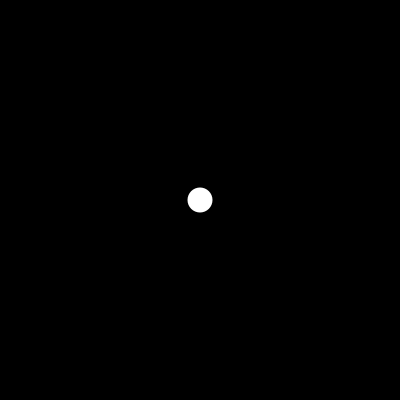
Frame 1 (no input)
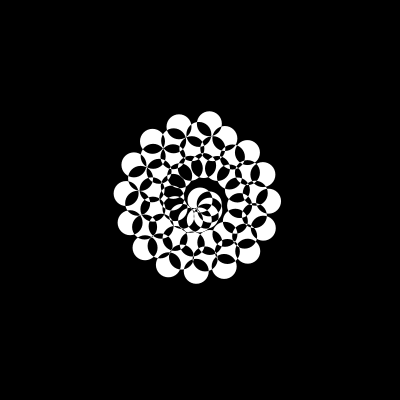
Frame 60 (the mouse pressed at the canvas centre just before this capture)
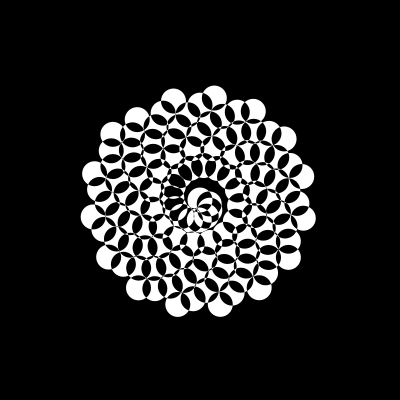
Frame 120 (the mouse held since frame 60 and released just before this capture)

The Processing sketch that drew these frames (run headless with seeded random() and noise(); from frame 60 on, the mouse is pressed at the canvas centre):

// Processing sketch: Z_30_Muqarnas
// ── Z_30_Muqarnas.pde
int n = 0;
int nspeed = 1;
float c = 10;
void setup(){
  size(400,400);
  blendMode(DIFFERENCE);
  background(0);
  //angleMode(DEGREES);
  
}

void draw(){

  
  translate(width/2,height/2);
  
  float a = n*radians(23);
  float r = c * sqrt(n);
  float x = r*cos(a);
  float y = r*sin(a);
  fill(255);
  noStroke();
  ellipse(x,y,25,25);
  
  n+=nspeed;
  if(n<0 || n > 830) nspeed *= -1;
  if(mousePressed) println(n);
  
}
